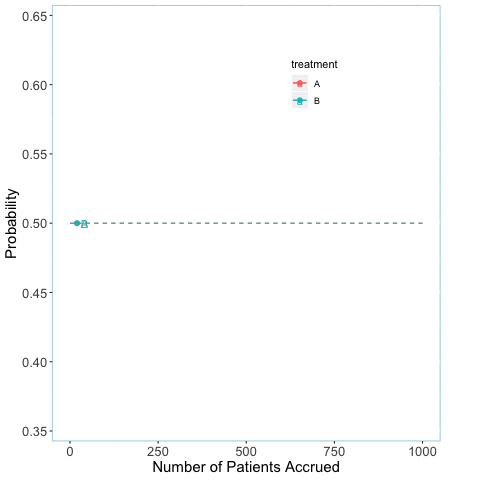

This chart was generated by the following R code:
set.seed(22555)


a <- as.numeric(binomialfreq(0.07, 0.10, 1000, simulation = 1, block = 50, 
             min_patient_earlystop = 100)$randomization_ratio)

b <- 1 - a

df <- data.frame(prob = c(a, b), patient = seq(0, 980, 20), 
                 treatment = rep(c("A", "B"), each = 50))
  
ggplot(data = df, aes(x = patient, y = prob, group = treatment, color = treatment)) +
  geom_line() + geom_point()+
  theme_minimal() + 
  theme(
    panel.background = element_rect(fill = "white",
                                    colour = "lightblue",
                                    size = 0.5, linetype = "solid"),
    panel.grid.major = element_line(size = 0.5, linetype = 'solid',
                                    colour = "white"), 
    panel.grid.minor = element_line(size = 0.25, linetype = 'solid',
                                    colour = "white"), 
    plot.background = element_rect(fill = "white")
  ) +
  theme(legend.justification=c(1,0), legend.position=c(0.75,0.75), 
        legend.title=element_text(size=11), 
        legend.text=element_text(size=9), axis.title=element_text(size=12)) +
  scale_x_continuous(name = "Number of Patients Accrued") +
  scale_y_continuous(name = "Probability")
ggsave("line_graph.pdf")



library(ggplot2)
library(gganimate)

set.seed(22555)


a <- as.numeric(binomialfreq(0.07, 0.10, 1000, simulation = 1, block = 50, 
                             min_patient_earlystop = 100)$randomization_ratio)

b <- 1 - a

df <- data.frame(prob = c(a, b), patient = seq(0, 980, 20), 
                 treatment = rep(c("A", "B"), each = 50))

p <- ggplot(df, aes(x = patient, y = prob, group = treatment, color = treatment)) + 
  geom_line() + 
  geom_segment(aes(xend = 1000, yend = prob), linetype = 2) + 
  geom_point(size = 2) + 
  geom_text(aes(x = 31.1, label = treatment), hjust = 0) + 
  transition_reveal(patient) + 
  coord_cartesian(clip = 'off') + 
  theme(panel.background = element_rect(fill = "white",
                                        colour = "lightblue",
                                        size = 0.5, linetype = "solid"),
        panel.grid.major = element_line(size = 0.5, linetype = 'solid',
                                        colour = "white"), 
        panel.grid.minor = element_line(size = 0.25, linetype = 'solid',
                                        colour = "white"), 
        plot.background = element_rect(fill = "white")) +
  theme(legend.justification=c(1,0), legend.position=c(0.75,0.75), 
        legend.title=element_text(size=11), 
        legend.text=element_text(size=9), 
        axis.title=element_text(size=15), 
        axis.text=element_text(size=13)) +
  scale_x_continuous(name = "Number of Patients Accrued") +
  scale_y_continuous(name = "Probability") +
  theme(plot.margin = margin(5.5, 40, 5.5, 5.5))

animate(p, nframes = 20, renderer = gifski_renderer("RAR.png"))